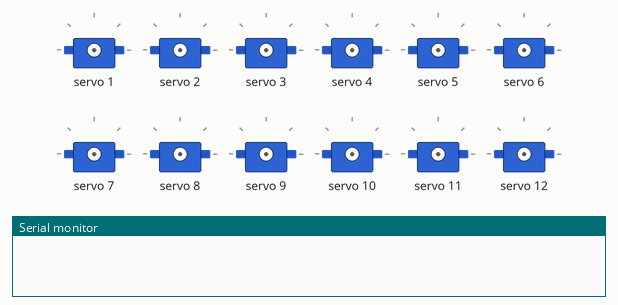
This sketch was run on a simulated Arduino Uno, built with avr-gcc and run on an emulated ATmega328P. On the bench: 12 × servo, the last lines printed to the serial monitor.

Above: at 0.1 s.
At 4.0 s:
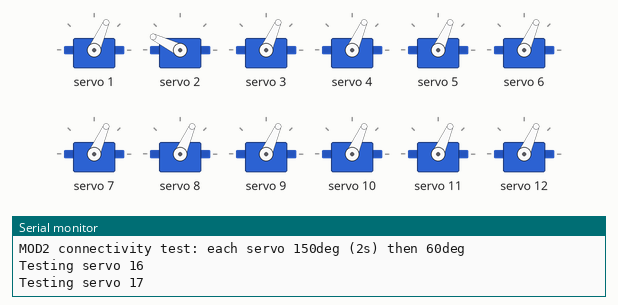
At 6.2 s:
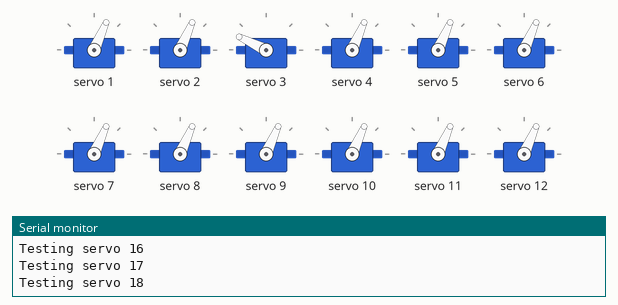
At 12.8 s:
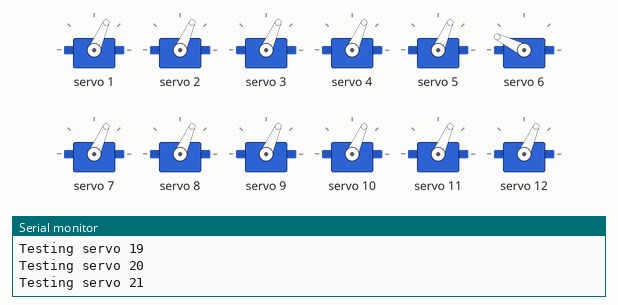
At 19.4 s:
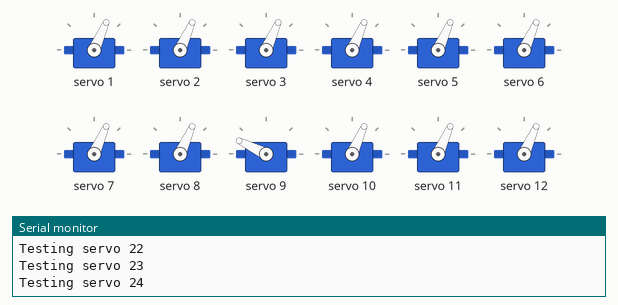
At 28.0 s:
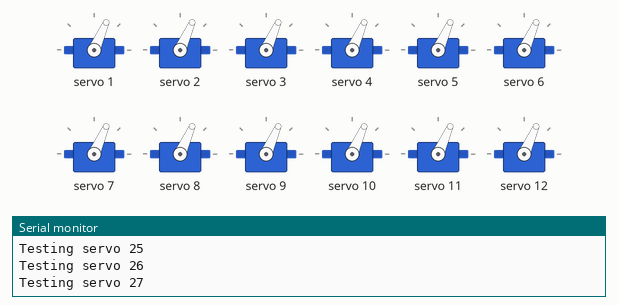
Timing chart, 0 to 29.5 s (numbered marks = the images above):
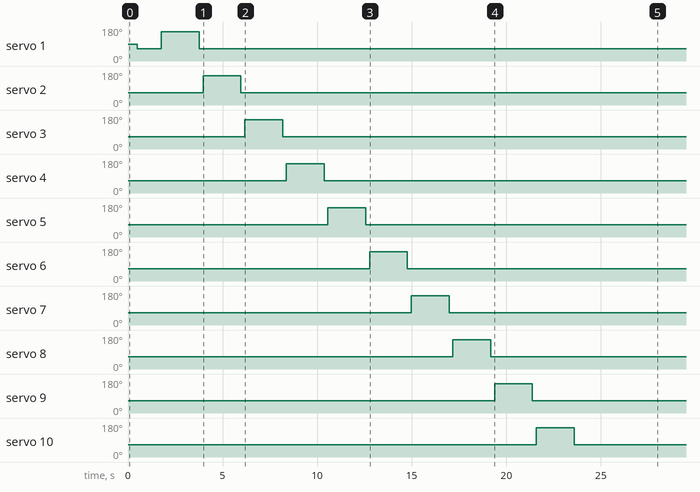

The sketch:

servo_sweep_mod2.ino
```cpp
/*
 * 小舵机连通性自检 — 模块2（COM10）
 *
 * 接线：PCA9685 0x40，SDA=20，SCL=21
 *       本地 L=1..15 → PCA 通道 L；全局编号 = 15 + L（16–30）
 *
 * 动作：16→30 号依次：转到 150° → 停 2s → 转回 60° → 再下一号
 * 串口 115200 会打印当前测试的全局舵机号。
 */

#include <Wire.h>
#include <Adafruit_PWMServoDriver.h>

#define SERVOMIN       150
#define SERVOMAX       600
#define HOLD_MS        2000
#define BETWEEN_MS     200
#define GLOBAL_FIRST   16
#define GLOBAL_LAST    30

Adafruit_PWMServoDriver pwm(0x40, Wire);

int angleToPulse(int angle) {
  return map(constrain(angle, 0, 180), 0, 180, SERVOMIN, SERVOMAX);
}

void setServoGlobal(uint8_t globalId, int angle) {
  if (globalId < GLOBAL_FIRST || globalId > GLOBAL_LAST) return;
  uint8_t ch = globalId - 15;  // 16→1 ... 30→15
  pwm.setPWM(ch, 0, angleToPulse(angle));
}

void setup() {
  Serial.begin(115200);
  Wire.begin();
  pwm.begin();
  pwm.setPWMFreq(60);
  delay(500);

  Serial.println(F("MOD2 connectivity test: each servo 150deg (2s) then 60deg"));

  for (uint8_t id = GLOBAL_FIRST; id <= GLOBAL_LAST; id++) {
    setServoGlobal(id, 60);
    delay(50);
  }
  delay(500);

  for (uint8_t id = GLOBAL_FIRST; id <= GLOBAL_LAST; id++) {
    Serial.print(F("Testing servo "));
    Serial.println(id);

    setServoGlobal(id, 150);
    delay(HOLD_MS);

    setServoGlobal(id, 60);
    delay(BETWEEN_MS);
  }

  Serial.println(F("MOD2 sweep done. All should be at 60deg."));
}

void loop() {
  // idle
}
```
